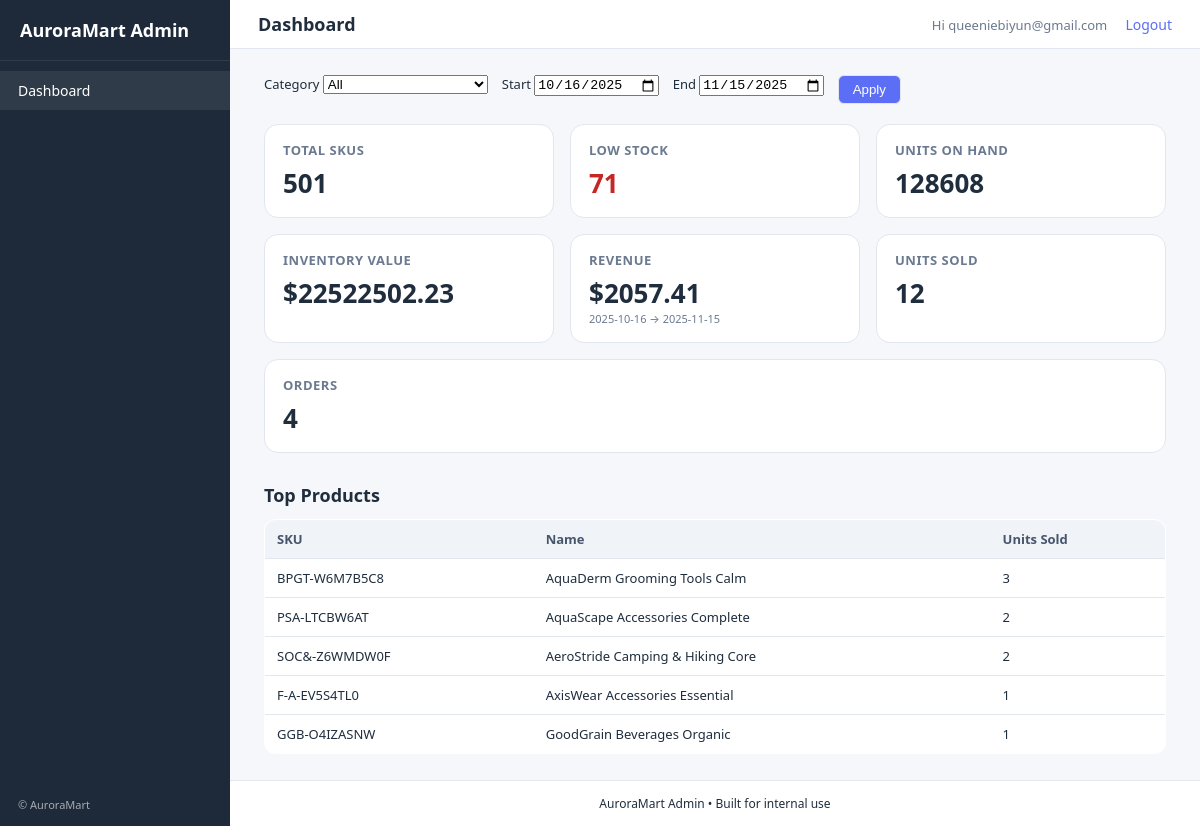
Screenshot of /adminpanel/ (signed in) with the database file from the repository.
### onlineshopfront/models.py (models this page shows)
class Product(models.Model):
    sku = models.CharField(max_length=50, primary_key=True)
    product_name = models.CharField(max_length=255)
    product_description = models.TextField()
    product_category = models.CharField(max_length=50, choices = PRODUCT_CATEGORY)
    quantity_on_hand = models.IntegerField()
    reorder_quantity = models.IntegerField()
    unit_price = models.FloatField()
    product_rating = models.FloatField()
    product_subcategory = models.ForeignKey('Subcategory', on_delete=models.RESTRICT, related_name='products')

### adminpanel/views.py (the view)
# urls.py: path('', views.adminpanel, name='adminpanel'),
@login_required
def adminpanel(request):
    category_id = request.GET.get('category')
    start_str = request.GET.get('start')
    end_str = request.GET.get('end')
    today = timezone.now().date()
    default_start = today - timedelta(days=30)
    try:
        start_date = datetime.strptime(start_str, "%Y-%m-%d").date() if start_str else default_start
    except ValueError:
        start_date = default_start
    try:
        end_date = datetime.strptime(end_str, "%Y-%m-%d").date() if end_str else today
    except ValueError:
        end_date = today
    product_qs = Product.objects.all()
    if category_id:
        product_qs = product_qs.filter(product_subcategory__category_id=category_id)
    total_skus = product_qs.count()
    low_stock_count = product_qs.filter(quantity_on_hand__lte=F('reorder_quantity')).count()
    totals = product_qs.aggregate(
        total_units=Sum('quantity_on_hand'),
        inventory_value=Sum(F('quantity_on_hand') * F('unit_price'), output_field=FloatField()),
    )
    total_units = totals.get('total_units') or 0
    inventory_value = totals.get('inventory_value') or 0.0
    sales_items = OrderItem.objects.filter(order__order_date__gte=start_date, order__order_date__lte=end_date)
    if category_id:
        sales_items = sales_items.filter(product__product_subcategory__category_id=category_id)
    sales = sales_items.aggregate(
        revenue=Sum(F('quantity') * F('unit_price'), output_field=FloatField()),
        units=Sum('quantity'),
    )
    sales_revenue = sales.get('revenue') or 0.0
    units_sold = sales.get('units') or 0
    orders_count = sales_items.values('order_id').distinct().count()
    top_products = list(
        sales_items.values('product__sku', 'product__product_name')
        .annotate(total_qty=Sum('quantity'))
        .order_by('-total_qty')[:5]
    )
    categories = Category.objects.all().order_by('category_name')
    return render(request, 'adminpanel/index.html', {
        'categories': categories,
        'category_id': str(category_id) if category_id else '',
        'start_date': start_date.strftime("%Y-%m-%d"),
        'end_date': end_date.strftime("%Y-%m-%d"),
        'total_skus': total_skus,
        'low_stock_count': low_stock_count,
        'total_units': total_units,
        'inventory_value': inventory_value,
        'sales_revenue': sales_revenue,
        'units_sold': units_sold,
        'orders_count': orders_count,
        'top_products': top_products,
    })

### adminpanel/context_processors.py (called while the page is built, shortened)
def role_flags(request):
    user = request.user
    names = set(user.groups.values_list('name', flat=True))
    is_admin = user.is_superuser or 'Admin' in names
    return {
        'can_catalogue': is_admin or 'Manager' in names or 'Merchandiser' in names,
        'can_inventory': is_admin or 'Manager' in names or 'Merchandiser' in names or 'Inventory' in names,
        'can_customers': is_admin or 'Manager' in names or 'Support' in names,
        'can_staff': is_admin,
    }

### onlineshopfront/context_processors.py (called while the page is built)
def site_categories(request):
    try:
        cats = Category.objects.all()
    except Exception:
        cats = []
    cart_count = 0
    try:
        if request.user and request.user.is_authenticated:
            try:
                cust = request.user.customer_profile
                cart = Cart.objects.filter(cart_customer=cust).first()
                if cart:
                    cart_count = sum(ci.quantity for ci in cart.items.all())
            except Exception:
                cart_count = 0
        else:
            sess = getattr(request, 'session', None)
            if sess:
                s = sess.get('cart', {})
                cart_count = sum(int(v) for v in s.values()) if isinstance(s, dict) else 0
    except Exception:
        cart_count = 0
    return {"site_categories": cats, "cart_count": cart_count}

### adminpanel/templates/adminpanel/index.html (shortened to what this page needs)
{% extends "adminpanel/base.html" %}
{% block header_title %}Dashboard{% endblock %}
{% block content %}
<form method="get" style="margin-bottom:20px; display:flex; gap:14px; flex-wrap:wrap;">
  <label style="font-size:13px;">Category
    <select name="category">
      <option value="">All</option>
    </select>
  </label>
  <label style="font-size:13px;">Start
    <input type="date" name="start" value="{{ start_date }}">
  </label>
  <label style="font-size:13px;">End
    <input type="date" name="end" value="{{ end_date }}">
  </label>
  <button type="submit" style="padding:6px 14px; border:1px solid var(--border); background:var(--accent); color:#fff; border-radius:6px;">Apply</button>
</form>
<div class="grid">
  <div class="card">
    <h3>Total SKUs</h3>
    <div class="value">{{ total_skus }}</div>
  </div>
  <div class="card">
    <h3>Low Stock</h3>
    <div class="value" style="color:var(--danger);">{{ low_stock_count }}</div>
  </div>
  <div class="card">
    <h3>Units On Hand</h3>
    <div class="value">{{ total_units }}</div>
  </div>
  <div class="card">
    <h3>Inventory Value</h3>
    <div class="value">${{ inventory_value|floatformat:2 }}</div>
  </div>
  <div class="card">
    <h3>Revenue</h3>
    <div class="value">${{ sales_revenue|floatformat:2 }}</div>
    <div style="font-size:11px; color:var(--muted);">{{ start_date }} → {{ end_date }}</div>
  </div>
  <div class="card">
    <h3>Units Sold</h3>
    <div class="value">{{ units_sold }}</div>
  </div>
  <div class="card">
    <h3>Orders</h3>
    <div class="value">{{ orders_count }}</div>
  </div>
</div>
<h2 style="margin:30px 0 12px; font-size:18px;">Top Products</h2>
<table>
  <thead>
    <tr><th>SKU</th><th>Name</th><th>Units Sold</th></tr>
  </thead>
  <tbody>
    {% for tp in top_products %}
      <tr>
        <td>{{ tp.product__sku }}</td>
        <td>{{ tp.product__product_name }}</td>
        <td>{{ tp.total_qty }}</td>
      </tr>
    {% empty %}
      <tr><td colspan="3">No sales in selected range.</td></tr>
    {% endfor %}
  </tbody>
</table>
{% endblock %}

### adminpanel/templates/adminpanel/base.html (shortened to what this page needs)
<!doctype html>
<html lang="en">
  {% load static %}
<head>
</head>
<body>
<div class="layout">
  <nav class="sidebar" id="sidebar">
    <div class="brand">AuroraMart Admin</div>
   <ul class="nav">
  <li><a href="{% url 'adminpanel:adminpanel' %}" class="{% if request.resolver_match.url_name == 'adminpanel' %}active{% endif %}">Dashboard</a></li>
</ul>
    <div class="footer-small">© {{ now|date:"Y" }} AuroraMart</div>
  </nav>
  <div class="main">
    <header class="header">
      <h1>{% block header_title %}Admin{% endblock %}</h1>
      <div class="user-menu">
        {% if user.is_authenticated %}
          <span style="font-size:13px; color:var(--muted);">Hi {{ user.username }}</span>
          <a href="{% url 'adminpanel:logout' %}">Logout</a>
        {% else %}
          <a href="{% url 'adminpanel:login' %}">Login</a>
        {% endif %}
      </div>
    </header>
    <main class="content-scroll">
      {% block content %}{% endblock %}
    </main>
    <footer class="footer">
      <span>AuroraMart Admin • Built for internal use</span>
    </footer>
  </div>
</div>
</body>
</html>

### adminpanel/templates/adminpanel/base.html (style rules this page uses)
:root { --bg:#f5f7fb; --panel:#ffffff; --border:#e2e6ee; --accent:#5b6ef5; --text:#1f2d3d; --muted:#6b7a90; --danger:#c52727; --success:#2f9348; }
body { margin:0; font-family:system-ui,-apple-system,Segoe UI,Roboto,sans-serif; background:var(--bg); color:var(--text); }
a { color:var(--accent); text-decoration:none; }
.layout { display:flex; min-height:100vh; }
.sidebar { width:230px; background:#1e2a3a; color:#fff; display:flex; flex-direction:column; }
.brand { padding:18px 20px; font-weight:600; font-size:18px; border-bottom:1px solid rgba(255,255,255,.08); }
.nav { list-style:none; margin:0; padding:10px 0; flex:1; }
.nav a { display:flex; align-items:center; gap:10px; padding:10px 18px; font-size:14px; color:#b9c4d3; }
.nav a.active, .nav a:hover { background:rgba(255,255,255,.08); color:#fff; }
.footer-small { padding:14px 18px; font-size:11px; opacity:.6; }
.main { flex:1; display:flex; flex-direction:column; }
.header { background:var(--panel); padding:12px 28px; display:flex; align-items:center; gap:24px; border-bottom:1px solid var(--border); }
.header h1 { font-size:18px; margin:0; font-weight:600; }
.user-menu a { font-size:14px; margin-left:14px; }
.content-scroll { flex:1; overflow-y:auto; padding:26px 34px; }
.footer { background:var(--panel); padding:14px 28px; font-size:12px; border-top:1px solid var(--border); text-align:center; }
.grid { display:flex; flex-wrap:wrap; gap:16px; }
.card { background:var(--panel); border:1px solid var(--border); border-radius:14px; padding:16px 18px; position:relative; flex:1 1 220px; min-width:220px; }
.card h3 { margin:0 0 6px; font-size:13px; font-weight:600; color:var(--muted); text-transform:uppercase; letter-spacing:.5px; }
.card .value { font-size:26px; font-weight:600; }
table { width:100%; border-collapse:collapse; background:var(--panel); border:1px solid var(--border); border-radius:12px; overflow:hidden; }
th, td { padding:10px 12px; font-size:13px; text-align:left; border-bottom:1px solid var(--border); }
th { background:#f0f3f8; font-weight:600; color:#46556b; }
tr:last-child td { border-bottom:none; }

### rows the page displays
Product: product__sku "BPGT-W6M7B5C8", product__product_name "AquaDerm Grooming Tools Calm", total_qty "3"
Product: product__sku "PSA-LTCBW6AT", product__product_name "AquaScape Accessories Complete", total_qty "2"
Product: product__sku "SOC&-Z6WMDW0F", product__product_name "AeroStride Camping & Hiking Core", total_qty "2"
Product: product__sku "F-A-EV5S4TL0", product__product_name "AxisWear Accessories Essential", total_qty "1"
Product: product__sku "GGB-O4IZASNW", product__product_name "GoodGrain Beverages Organic", total_qty "1"

### other values shown
{{ user.username }} "queeniebiyun@gmail.com"
{{ total_skus }} "501"
{{ low_stock_count }} "71"
{{ total_units }} "128608"
{{ inventory_value|floatformat:2 }} "22522502.23"
{{ sales_revenue|floatformat:2 }} "2057.41"
{{ start_date }} "2025-10-16"
{{ end_date }} "2025-11-15"
{{ units_sold }} "12"
{{ orders_count }} "4"
